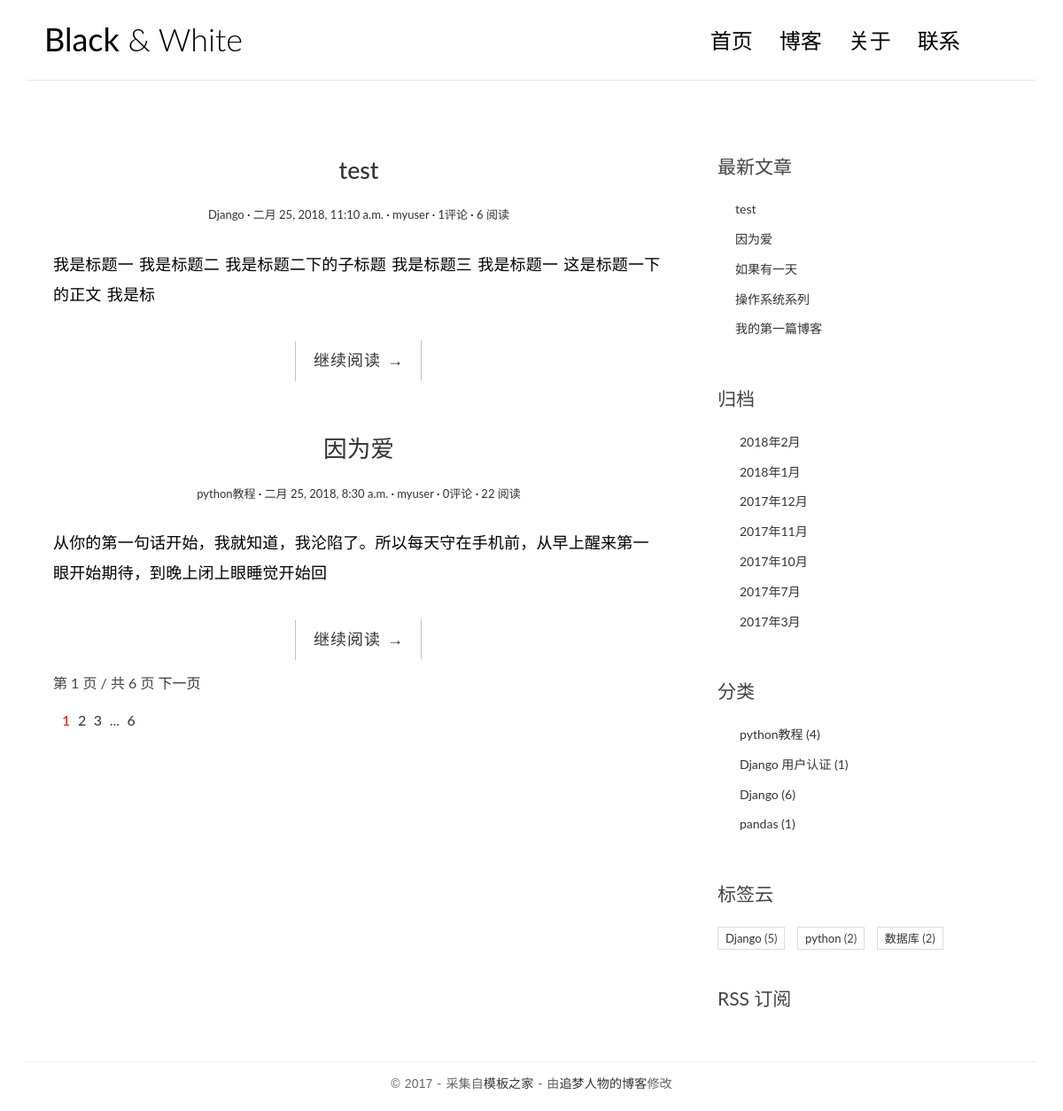
The page / on the database its author committed.
### blog/models.py (models this page shows, shortened)
class Post(models.Model):
    title = models.CharField(max_length=100)
    author = models.ForeignKey(User)
    created_time = models.DateTimeField()
    modified_time = models.DateTimeField()
    body = models.TextField()
    category = models.ForeignKey(Category)
    tags = models.ManyToManyField(Tag, blank=True)
    excerpt = models.CharField(max_length=200, blank=True)
    views = models.PositiveIntegerField(default=0)
    def get_absolute_url(self):
        return reverse('blog:detail', kwargs={'pk': self.pk})
    class Meta:
        ordering = ['-created_time']

class Category(models.Model):
    name = models.CharField(max_length=120)

class Tag(models.Model):
    name = models.CharField(max_length=120)

### blog/views.py (the view, shortened to what this page needs)
# urls.py: url(r'^$', views.IndexView.as_view(), name='index'),
class IndexView(ListView):
    model = Post
    template_name = 'blog/index.html'
    context_object_name = 'post_list'
    paginate_by = 2
    def get_context_data(self, **kwargs):
        context = super(IndexView, self).get_context_data(**kwargs)
        paginator = context.get('paginator')
        page = context.get('page_obj')
        is_paginated = context.get('is_paginated')
        pagination_data = self.pagination_data(paginator, page, is_paginated)
        context.update(pagination_data)
        return context
    def pagination_data(self, paginator, page, is_paginated):
        if not is_paginated:
            return {}
        left = []
        right = []
        left_has_more = False
        right_has_more = False
        first = False
        last = False
        page_number = page.number
        total_pages = paginator.num_pages
        page_range = list(paginator.page_range)
        if page_number == 1:
            right = page_range[page_number : page_number + 2]
            if right[-1] < total_pages - 1:
                right_has_more = True
            if right[-1] < total_pages:
                last = True
        elif page_number == total_pages:
            left = page_range[(page_number - 3) if page_number > 3 else 0 : page_number -1]
            if left[0] > 2:
                left_has_more =True
            if left[0] > 1:
                first = True
        data = {
            'left' : left,
            'right' : right,
            'left_has_more' : left_has_more,
            'right_has_more' : right_has_more,
            'first' : first,
            'last' : last,
        }
        return data

### blog/templatetags/blog_tags.py (called while the page is built)
@register.simple_tag()
def get_recent_posts(nums=5):
    return Post.objects.all().order_by('-created_time')[:nums]

@register.simple_tag()
def archives():
    return Post.objects.dates('created_time', 'month', order='DESC')

@register.simple_tag()
def get_categories():
    return Category.objects.annotate(num_posts=Count('post')).filter(num_posts__gt=0)

@register.simple_tag()
def get_tags():
    return Tag.objects.annotate(num_posts=Count('post')).filter(num_posts__gt=0)

### templates/blog/index.html (shortened to what this page needs)
{% extends 'base.html' %}
{% load blog_tags %}
{% block main %}
    {% for post in post_list %}
        <article class="post post-{{ post.pk }}">
            <header class="entry-header">
                <h1 class="entry-title">
                    <a href="{{ post.get_absolute_url }}">{{ post.title }}</a>
                </h1>
                <div class="entry-meta">
                    <span class="post-category"><a href="#">{{ post.category.name }}</a></span>
                    <span class="post-date"><a href="#"><time class="entry-date"
                                                              datetime="{{ post.created_time }}">{{ post.created_time }}</time></a></span>
                    <span class="post-author"><a href="#">{{ post.author }}</a></span>
                    <span class="comments-link"><a href="#">{{post.comment_set.count}}评论</a></span>
                    <span class="views-count"><a href="#">{{ post.views }} 阅读</a></span>
                </div>
            </header>
            <div class="entry-content clearfix">
                <p>{{ post.excerpt }}</p>
                <div class="read-more cl-effect-14">
                    <a href="{{ post.get_absolute_url }}" class="more-link">继续阅读 <span class="meta-nav">→</span></a>
                </div>
            </div>
        </article>
    {% empty %}
        <div class="no-post">暂时还没有发布的文章！</div>
    {% endfor %}
    {% if is_paginated %}
        <div class="pagination-simple">
                <span class="current">第 {{ page_obj.number}} 页 / 共 {{ paginator.num_pages }} 页</span>
            {% if page_obj.has_next %}
                <a href="?page={{ page_obj.next_page_number }} ">下一页</a>
            {% endif %}
        </div>
    {% endif %}
    {% if is_paginated %}
        <div class="pagination">
            <ul>
                <li class="current"><a href="?page={{ page_obj.number }}"style="color:red">{{ page_obj.number }}</a></li>
                {% if right %}
                    {% for i in right %}
                        <li><a href="?page={{ i }}">{{ i }}</a></li>
                    {% endfor %}
                    {% if right_has_more %}
                        <li>...</li>
                    {% endif %}
                {% endif %}
                {% if last %}
                    <li><a href="?page={{ paginator.num_pages }}">{{ paginator.num_pages }}</a></li>
                {% endif %}
            </ul>
        </div>
    {% endif %}
{% endblock main %}

### templates/base.html (shortened to what this page needs)
{% load staticfiles %}
{% load blog_tags %}
<!DOCTYPE html>
<html>
<head>
    <link rel="stylesheet" href="http://code.ionicframework.com/ionicons/2.0.1/css/ionicons.min.css">
    <link rel="stylesheet" href="{% static 'blog/css/bootstrap.min.css' %}">
    <link rel="stylesheet" href="{% static 'blog/css/pace.css' %}">
    <link rel="stylesheet" href="{% static 'blog/css/custom.css' %}">
    <link rel="stylesheet" href="{% static 'blog/css/highlights/github.css' %}">
</head>
<body>
<div class="container">
    <header id="site-header">
        <div class="row">
            <div class="col-md-4 col-sm-5 col-xs-8">
                <div class="logo">
                    <h1><a href="{% url 'blog:index' %}"><b>Black</b> &amp; White</a></h1>
                </div>
            </div>
            <div class="col-md-8 col-sm-7 col-xs-4">
                <nav class="main-nav" role="navigation">
                    <div class="collapse navbar-collapse" id="bs-example-navbar-collapse-1">
                        <ul class="nav navbar-nav navbar-right">
                            <li class="cl-effect-11"><a href="{% url 'blog:index' %}" data-hover="首页">首页</a></li>
                            <li class="cl-effect-11"><a href="full-width.html" data-hover="博客">博客</a></li>
                            <li class="cl-effect-11"><a href="about.html" data-hover="关于">关于</a></li>
                            <li class="cl-effect-11"><a href="contact.html" data-hover="联系">联系</a></li>
                        </ul>
                    </div>
                </nav>
            </div>
        </div>
    </header>
</div>
<div class="content-body">
    <div class="container">
        <div class="row">
            <main class="col-md-8">
                {% block main %}
                {% endblock main %}
            </main>
            <aside class="col-md-4">
                <div class="widget widget-recent-posts">
                    <h3 class="widget-title">最新文章</h3>
                    {% get_recent_posts as recent_post_list %}
                    <ul>
                        {% for post in recent_post_list %}
                        <li>
                            <a href="{{post.get_absolute_url}}">{{post.title}}</a>
                        </li>
                        {% empty %}
                        暂无文章!
                        {% endfor %}
                    </ul>
                </div>
                <div class="widget widget-archives">
                    <h3 class="widget-title">归档</h3>
                    {% archives as date_list %}
                    <ul>
                        {% for date in date_list %}
                        <li>
                            <a href="{% url 'blog:archives' date.year date.month %}">{{date.year}}年{{date.month}}月</a>
                        </li>
                        {% empty %}
                        暂无归档!
                        {% endfor %}
                    </ul>
                </div>
                <div class="widget widget-category">
                    <h3 class="widget-title">分类</h3>
                    {% get_categories as category_list %}
                    <ul>
                        {% for category in category_list %}
                            <li>
                                <a href="{% url 'blog:category' category.pk %}">{{category.name}}
                                    <span class="post-count">({{ category.num_posts }})</span>
                                </a>
                            </li>
                        {% empty %}
                            暂无分类!
                        {% endfor %}
                    </ul>
                </div>
                <div class="widget widget-tag-cloud">
                    <h3 class="widget-title">标签云</h3>
                    {% get_tags as tag_list %}
                    <ul>
                        {% for tag in tag_list %}
                            <li>
                                <a href="{% url 'blog:tag' tag.pk %}">{{ tag.name }}</a>
                                <span>({{ tag.num_posts }})</span>
                            </li>
                        {% empty %}
                            暂无标签
                        {% endfor %}
                    </ul>
                </div>
                <div class="rss">
                    <a href=" {% url 'rss' %}"> RSS 订阅</a>
                </div>
            </aside>
        </div>
    </div>
</div>
<footer id="site-footer">
    <div class="container">
        <div class="row">
            <div class="col-md-12">
                <p class="copyright">&copy 2017 - 采集自<a href="http://www.cssmoban.com/"
                                                        target="_blank" title="模板之家">模板之家</a>
                    - 由<a href="http://zmrenwu.com/" title="网页模板" target="_blank">追梦人物的博客</a>修改
                </p>
            </div>
        </div>
    </div>
</footer>
</body>
</html>

### blog/static/blog/css/custom.css (style rules this page uses)
* { outline: none; }
h1, h2, h3, h4, h5, h6 { margin-top: 0; }
b { font-weight: 400; }
a { color: #333; }
body { color: #444; font-family: 'Lato', sans-serif; }
p { font-family: 'Ubuntu', sans-serif; font-weight: 400; word-spacing: 1px; letter-spacing: 0.01em; }
#site-header { background-color: #FFF; padding: 25px 20px; margin-bottom: 40px; border-bottom: 1px solid #e7e7e7; }
.logo h1 a { color: #000; }
.logo h1 { margin: 0; font-family: 'Lato', sans-serif; font-weight: 300; }
.main-nav { margin-top: 11px; max-width: 95%; }
.main-nav a { color: #000000 !important; padding: 0 0 5px 0 !important; margin-right: 30px; font-family: 'Lato', sans-serif; font-weight: 300; font-size: 24px; }
.cl-effect-11 a { padding: 10px 0; color: #0972b4; text-shadow: none; }
.cl-effect-11 a::before { position: absolute; top: 0; left: 0; overflow: hidden; padding: 0 0 5px 0 !important; max-width: 0; border-bottom: 1px solid #000; color: #000; content: attr(data-hover); white-space: nowrap; -webkit-transition: max-width 0.5s; -moz-transition: max-width 0.5s; transition: max-width 0.5s; }
.content-body { padding-bottom: 4em; }
.post { background: #fff; padding: 30px 30px 0; }
.entry-title { text-align: center; font-size: 1.9em; margin-bottom: 20px; line-height: 1.6; padding: 10px 20px 0; }
.entry-meta { text-align: center; color: #DDDDDD; font-size: 13px; margin-bottom: 30px; }
.entry-content { font-size: 18px; line-height: 1.9; font-weight: 300; color: #000; }
.post-category::after, .post-date::after, .post-author::after, .comments-link::after { content: ' ·'; color: #000; }
.read-more { font-family: 'Ubuntu', sans-serif; font-weight: 400; word-spacing: 1px; letter-spacing: 0.01em; text-align: center; margin-top: 20px; }
.cl-effect-14 a { padding: 0 20px; height: 45px; line-height: 45px; position: relative; display: inline-block; margin: 15px 25px; letter-spacing: 1px; font-weight: 400; text-shadow: 0 0 1px rgba(255, 255, 255, 0.3); }
.cl-effect-14 a::before, .cl-effect-14 a::after { position: absolute; width: 45px; height: 1px; background: #C3C3C3; content: ''; -webkit-transition: all 0.3s; -moz-transition: all 0.3s; transition: all 0.3s; pointer-events: none; }
.cl-effect-14 a::before { top: 0; left: 0; -webkit-transform: rotate(90deg); -moz-transform: rotate(90deg); transform: rotate(90deg); -webkit-transform-origin: 0 0; -moz-transform-origin: 0 0; transform-origin: 0 0; }
.cl-effect-14 a::after { right: 0; bottom: 0; -webkit-transform: rotate(90deg); -moz-transform: rotate(90deg); transform: rotate(90deg); -webkit-transform-origin: 100% 0; -moz-transform-origin: 100% 0; transform-origin: 100% 0; }
.widget { background: #fff; padding: 30px 0 0; }
.widget-title { font-size: 1.5em; margin-bottom: 20px; line-height: 1.6; padding: 10px 0 0; font-weight: 400; }
.widget-recent-posts ul { padding: 0; margin: 0; padding-left: 20px; }
.widget-recent-posts ul li { list-style-type: none; position: relative; line-height: 170%; margin-bottom: 10px; }
.widget-recent-posts ul li::before { content: '\f3d3'; font-family: "Ionicons"; position: absolute; left: -17px; top: 3px; font-size: 16px; color: #000; }
.widget-archives ul { padding: 0; margin: 0; padding-left: 25px; }
.widget-archives ul li { list-style-type: none; position: relative; line-height: 170%; margin-bottom: 10px; }
.widget-archives ul li::before { content: '\f3f3'; font-family: "Ionicons"; position: absolute; left: -25px; top: 1px; font-size: 16px; color: #000; }
.widget-category ul { padding: 0; margin: 0; padding-left: 25px; }
.widget-category ul li { list-style-type: none; position: relative; line-height: 170%; margin-bottom: 10px; }
.widget-category ul li::before { content: '\f3fe'; font-family: "Ionicons"; position: absolute; left: -25px; top: 1px; font-size: 18px; color: #000; }
.widget-tag-cloud ul { padding: 0; margin: 0; margin-right: -10px; }
.widget-tag-cloud ul li { list-style-type: none; font-size: 13px; display: inline-block; margin-right: 10px; margin-bottom: 10px; padding: 3px 8px; border: 1px solid #ddd; }
.rss { font-size: 21px; margin-top: 30px; }
.rss a { color: #444; }
#site-footer { padding-top: 10px; padding: 0 0 1.5em 0; }
.copyright { text-align: center; padding-top: 1em; margin: 0; border-top: 1px solid #eee; color: #666; }
.pagination-simple { padding-left: 30px; font-size: 16px; }
.pagination ul { list-style: none; }
.pagination ul li { display: inline-block; font-size: 16px; margin-right: 5px; }
.current a { color: red; }

### rows shown on the page
Post: title "test", category.name "Django", created_time "二月 25, 2018, 11:10 a.m.", author "myuser", comment_set.count "1", views "6", excerpt "我是标题一 我是标题二 我是标题二下的子标题 我是标题三 我是标题一 这是标题一下的正文 我是标"
Post: title "因为爱", category.name "python教程", created_time "二月 25, 2018, 8:30 a.m.", author "myuser", comment_set.count "0", views "22", excerpt "从你的第一句话开始，我就知道，我沦陷了。所以每天守在手机前，从早上醒来第一眼开始期待，到晚上闭上眼睡觉开始回"
Post: title "如果有一天"
Post: title "操作系统系列"
Post: title "我的第一篇博客"
Category: name "python教程", num_posts "4"
Category: name "Django 用户认证", num_posts "1"
Category: name "Django", num_posts "6"
Category: name "pandas", num_posts "1"
Tag: name "Django", num_posts "5"
Tag: name "python", num_posts "2"
Tag: name "数据库", num_posts "2"

### other values the page prints
{{ page_obj.number }} "1"
{{ paginator.num_pages }} "6"
{{ i }} "2" "3"
{{ date.year }} "2018" "2018" "2017" "2017" "2017" "2017" "2017"
{{ date.month }} "2" "1" "12" "11" "10" "7" "3"
